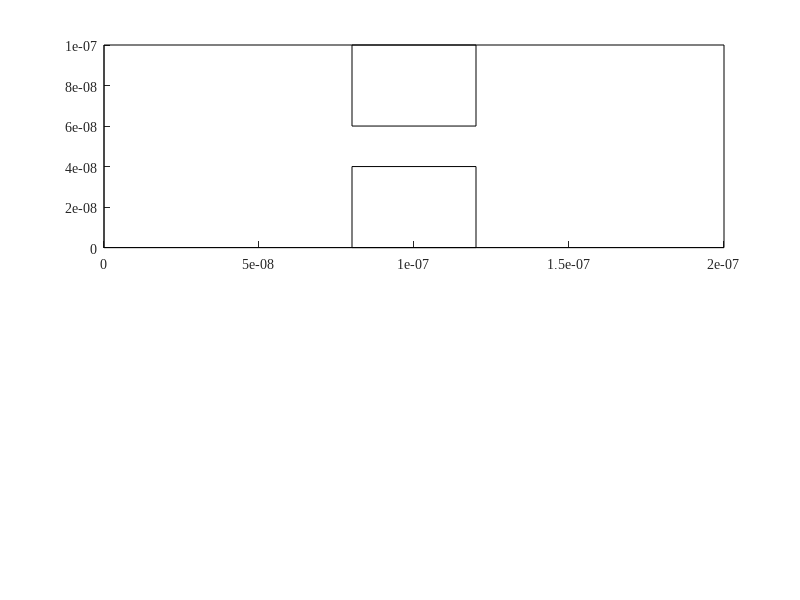

The MATLAB script that drew this image: (Note: this script raises an error after producing the figure.)
%Starting
% Initialization
clear all
close all
set(0,'DefaultFigureWindowStyle','docked')
set(0,'defaultaxesfontsize',10)
set(0,'defaultaxesfontname','Times New Roman')
set(0,'DefaultLineLineWidth', 0.5);


global C

SPECDIFF_BOUND = 0; % 0=Specular reflection; 1=diffuse reflection

C.q_0 = 1.60217653e-19;             % electron charge
C.hb = 1.054571596e-34;             % Dirac constant
C.h = C.hb * 2 * pi;                % Planck constant
C.m_0 = 9.10938215e-31;             % electron mass
C.kb = 1.3806504e-23;               % Boltzmann constant
C.eps_0 = 8.854187817e-12;          % vacuum permittivity
C.mu_0 = 1.2566370614e-6;           % vacuum permeability
C.c = 299792458;                    % speed of light
C.g = 9.80665;                      % metres (32.1740 ft) per s²
C.m_n = 0.26 * C.m_0;               % effective electron mass
C.am = 1.66053892e-27;              % atomic mass unit
C.T = 300;
C.vth = sqrt(2*C.kb * C.T / C.m_n);


temp = C.T;

figure(4)
subplot(2,1,1);
rectangle('Position',[0 0 200e-9 100e-9])
hold on
rectangle('Position',[0.8e-7 0 0.4e-7 0.4e-7])
hold on
rectangle('Position',[0.8e-7 0.6e-7 0.4e-7 0.4e-7])
hold on

%--------------------------------------------------------------------------
% Initializing Positions
%--------------------------------------------------------------------------


N = 10000;        % Number of electrons
i = 0;
j = 0;

for i=1:N
    px(i) = 0 + (200e-9 - 0).*rand(1,1);
    py(i) = 0 + (100e-9 - 0).*rand(1,1);
    while (0.8e-7 <= px(i) && px(i) <= 1.2e-7) && (0 <= py(i) && py(i) <= 0.4e-7) ||...
    (0.8e-7 <= px(i) && px(i) <= 1.2e-7) && (0.6e-7 <= py(i) && py(i) <= 1e-7)
        px(i) = 0 + (200e-9 - 0).*rand(1,1);
        py(i) = 0 + (100e-9 - 0).*rand(1,1);
    end
end

%--------------------------------------------------------------------------
% Thermal Velocity and Direction
%--------------------------------------------------------------------------

vth = C.vth;

for j=1:N
    vx(j) = (vth/sqrt(2))*randn();                         
    vy(j) = (vth/sqrt(2))*randn();
    vth_calc(j) = sqrt(vx(j)^2 + vy(j)^2);
end


t = 0;
T(1) = 0;
dt = 1e-14;     % time step

for l=1:N           %Scattering time step
    ndt(l) = dt;
end
P_scat = 0;
Tmn = 0.2e-12;

px_prev = 0;
py_prev = 0;
T_prev = 0;

sampleidx = randi(N,10,1);
for t=2:500
    for k=1:N
        
        P_scat(k) = 1 - exp(-(ndt(k)/Tmn));
        if P_scat(k) > rand()
            ndt(k) = dt;
            vx(k) = (vth/sqrt(2))*randn();
            vy(k) = (vth/sqrt(2))*randn();
        else
            ndt(k) = ndt(k) + dt;
        end
        
        px_prev(k) = px(k);
        px(k) = px(k) + vx(k)*dt;
        py_prev(k) = py(k);
        py(k) = py(k) + vy(k)*dt;
        
        % Reflection on top and bottom borders
        if py(k) >= 100e-9 || py(k) <= 0
            vy(k) = -vy(k);
            if py(k) >= 100e-9
                py(k) = 100e-9;
            end
            if py(k) <= 0
                py(k) = 0;
            end
        end



        
        % Reflection on bottom of upper box
        if (py(k) >= 0.6e-7) && (0.8e-7 <= px(k) && px(k) <= 1.2e-7)...
           && ( 0.8e-7 <= px_prev(k) && px_prev(k) <= 1.2e-7)
            if SPECDIFF_BOUND == 1
                vx(k) = (vth/sqrt(2))*randn();
                vy(k) = (vth/sqrt(2))*randn();
            else
                vy(k) = -vy(k);
            end
            py(k) = 0.601e-7;
        %end
        % Reflection on top of lower box
        elseif (py(k) <= 0.4e-7) && (0.8e-7 <= px(k) && px(k) <= 1.2e-7)...
               && (0.8e-7 <= px_prev(k) && px_prev(k) <= 1.2e-7)
            if SPECDIFF_BOUND == 1
                vx(k) = (vth/sqrt(2))*randn();
                vy(k) = (vth/sqrt(2))*randn();
            else
                vy(k) = -vy(k);
            end
            py(k) = 0.399e-7;
        %end
        % Reflection on left of lower box
        elseif (0 <= py(k) && py(k) <= 0.4e-7) && (0.8e-7 <= px(k) && px(k) <= 1e-7)
            if SPECDIFF_BOUND == 1
                vx(k) = (vth/sqrt(2))*randn();
                vy(k) = (vth/sqrt(2))*randn();
            else
                vx(k) = -vx(k);
            end
            px(k) = 0.799e-7;
        %end
        % Reflection on right of lower box
        elseif (0 <= py(k) && py(k) <= 0.4e-7) && (1e-7 <= px(k) && px(k) <= 1.2e-7)
            if SPECDIFF_BOUND == 1
                vx(k) = (vth/sqrt(2))*randn();
                vy(k) = (vth/sqrt(2))*randn();
            else
                vx(k) = -vx(k);
            end
            px(k) = 1.201e-7;
        %end
        % Reflection on left of upper box
        elseif (0.6e-7 <= py(k) && py(k) <= 1e-7) && (0.8e-7 <= px(k) && px(k) <= 1e-7)
            if SPECDIFF_BOUND == 1
                vx(k) = (vth/sqrt(2))*randn();
                vy(k) = (vth/sqrt(2))*randn();
            else
                vx(k) = -vx(k);
            end
            px(k) = 0.799e-7;
        %end
        % Reflection on right of upper box
        elseif (0.6e-7 <= py(k) && py(k) <= 1e-7) && (1e-7 <= px(k) && px(k) <= 1.2e-7)
            if SPECDIFF_BOUND == 1
                vx(k) = (vth/sqrt(2))*randn();
                vy(k) = (vth/sqrt(2))*randn();
            else
                vx(k) = -vx(k);
            end
            px(k) = 1.201e-7;
        end
        
        
        
        
        % Reflection on bottom of upper box
%         elseif (px(k) > 0.8e-7 && px(k) < 1.2e-7)
%             if py(k) > 0.6e-7
%                 vy(k) = -vy(k);
%                 py(k) = 0.599e-7;
%             end
%             if py(k) < 0.4e-7
%                 vy(k) = -vy(k);
%                 py(k) = 0.401e-7;
%             end
%         end

%         if (0 <= py(k) && py(k) <= 0.4e-7)
%             if (0.8e-7 <= px(k) && px(k) <= 1e-7)
%                 if (px_prev(k) < 0.8e-7)
%                     vx(k) = -vx(k);
%                     px(k) = 0.799e-7;
%                 end
%                 if (px_prev >= 0.8e-7)
%                     vy(k) = -vy(k);
%                     py(k) = 0.401e-7;
%                 end
%             end
%             if (1e-7 <= px(k) && px(k) <= 1.2e-7)
%                 if (px_prev(k) > 1.2e-7)
%                     vx(k) = -vx(k);
%                     px(k) = 1.201e-7;
%                 end
%                 if (px_prev(k) <= 1.2e-7)
%                     vy(k) = -vy(k);
%                     py(k) = 0.401e-7;
%                 end
%             end
%         end
%         
%         if (0.6e-7 <= py(k) && py(k) <= 1e-7)
%             if (0.8e-7 <= px(k) && px(k) <= 1e-7)
%                 if (px_prev(k) < 0.8e-7)
%                     vx(k) = -vx(k);
%                     px(k) = 0.799e-7;
%                 end
%                 if (px_prev >= 0.8e-7)
%                     vy(k) = -vy(k);
%                     py(k) = 0.599e-7;
%                 end
%             end
%             if (1e-7 <= px(k) && px(k) <= 1.2e-7)
%                 if (px_prev(k) > 1.2e-7)
%                     vx(k) = -vx(k);
%                     px(k) = 1.201e-7;
%                 end
%                 if (px_prev(k) <= 1.2e-7)
%                     vy(k) = -vy(k);
%                     py(k) = 0.599e-7;
%                 end
%             end
%         if (py(k) >= 0.6e-7) && (0.8e-7 <= px(k) && px(k) <= 1.2e-7)
%             if SPECDIFF_BOUND == 1
%                 vx(k) = (vth/sqrt(2))*randn();
%                 vy(k) = (vth/sqrt(2))*randn();
%             else
%                 vy(k) = -vy(k);
%             end
%             py(k) = 0.601e-7;
%         end
%         % Reflection on top of lower box
%         if (py(k) <= 0.4e-7) && (0.8e-7 <= px(k) && px(k) <= 1.2e-7)
%             if SPECDIFF_BOUND == 1
%                 vx(k) = (vth/sqrt(2))*randn();
%                 vy(k) = (vth/sqrt(2))*randn();
%             else
%                 vy(k) = -vy(k);
%             end
%             py(k) = 0.399e-7;
%         end



   
        % X-axis transition
        if px(k) >= 200e-9
            px(k) = 0;
            px_prev(k) = px(k);
        elseif px(k) <= 0
            px(k) = 200e-9;
            px_prev(k) = px(k);
        else
            px(k) = px(k);
        end
        
        v(k) = sqrt(vx(k)^2 + vy(k)^2);
        v2(k) = v(k).*v(k);
        
    end
    for h=1:length(sampleidx)
        subplot(2,1,1);
        plot([px_prev(sampleidx(h)) px(sampleidx(h))],[py_prev(sampleidx(h)) py(sampleidx(h))],'SeriesIndex',h)
        hold on 
    end
    
    % Average temperature plot
    
    KE = 0.5 * C.m_n * mean(v2);
    T_prev = T;
    T = KE / C.kb;
    subplot(2,1,2);
    plot([t-1 t], [T_prev T],'r')
    hold on
    
    pause(0.01)
end

subplot(2,1,1);
title('Maxwell-Boltzmann Velocity Distributions of Electrons with Scattering')
xlabel('Region Width (m)')
ylabel('Region Height (m)')
subplot(2,1,2);
title('Mean Temperature over Time')
xlabel('Timesteps (1e-14 s per step)') 
ylabel('Temperature (K)')
saveas(gcf,'Figure4')

%--------------------------------------------------------------------------
% Position and temperature maps
%--------------------------------------------------------------------------

E_map = [reshape(px,[N,1]),reshape(py,[N,1])];
figure(5)
hist3(E_map,'CDataMode','auto','FaceColor','interp')
view(2)
title('Electron Density in Modeled Region')
xlabel('Region x-Axis (m)')
ylabel('Region y-Axis (m)')
zlabel('Electron Density')
saveas(gcf,'Figure5')


Nbins = 21;
d = 1;
u = 1;
vtm = 0;
vbm = 0;
vbm2 = 0;
T_map = zeros(Nbins);
[X,Xe] = discretize(px,Nbins);
[Y,Ye] = discretize(py,Nbins);

for e=1:Nbins
    for f=1:Nbins
        for g=1:N
            if X(g) == e && Y(g) == f
                vtm(d) = v(g);
                vtm2(d) = vtm(d).*vtm(d);
                d = d+1;
            end
        end
    vbm2 = mean(vtm2);
    d = 1;
    T_map(e,f) = (0.5*C.m_n*vbm2)/C.kb;
    end
end

[V,W] = meshgrid(0:1e-8:2e-7,0:0.5e-8:1e-7);
figure(6)
surf(V,W,T_map,'FaceColor','interp')
view(2)
title('Temperature Map of Modeled Region')
xlabel('Region x-Axis (m)')
ylabel('Region y-Axis (m)')
zlabel('Temperature (K)')
saveas(gcf,'Figure6')